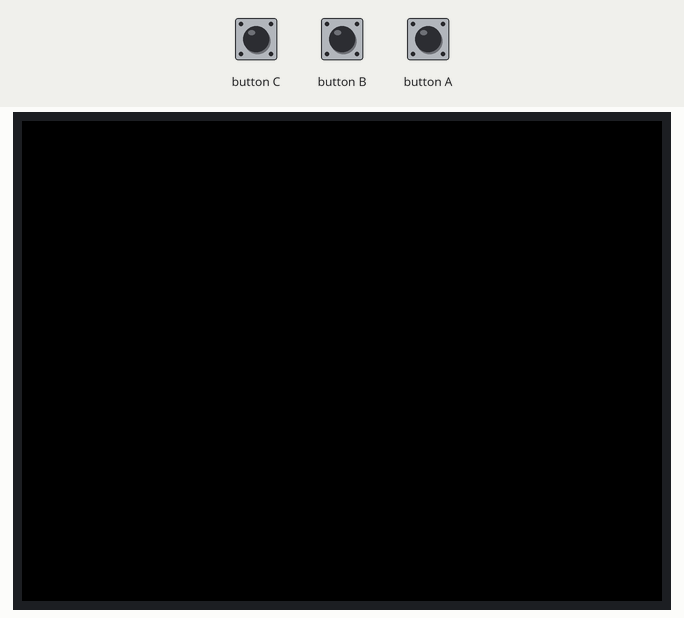
This program was run on a simulated ESP32. On the bench: 320×240 colour display. Inputs (shaded band) come from the test bench.

Above: at 1.3 s.
1.4 s: button A pressed for 1 s
At 1.8 s:
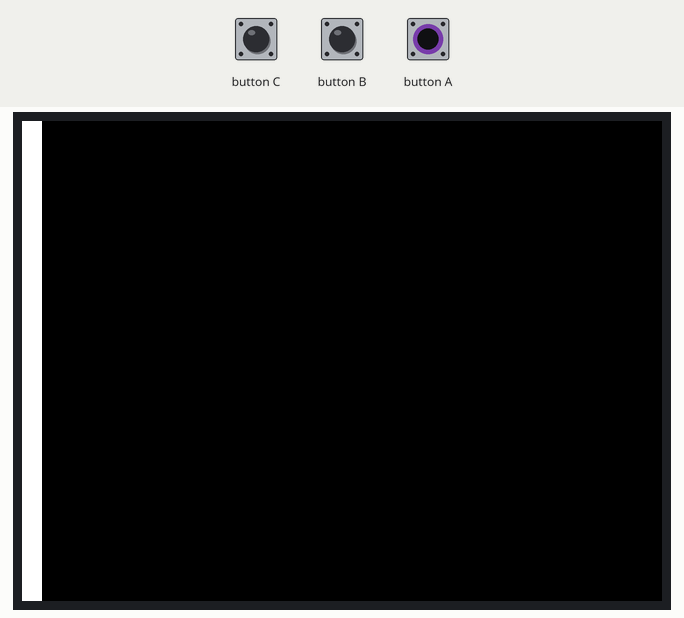
4.4 s: button A pressed for 3.2 s
At 5.49 s:
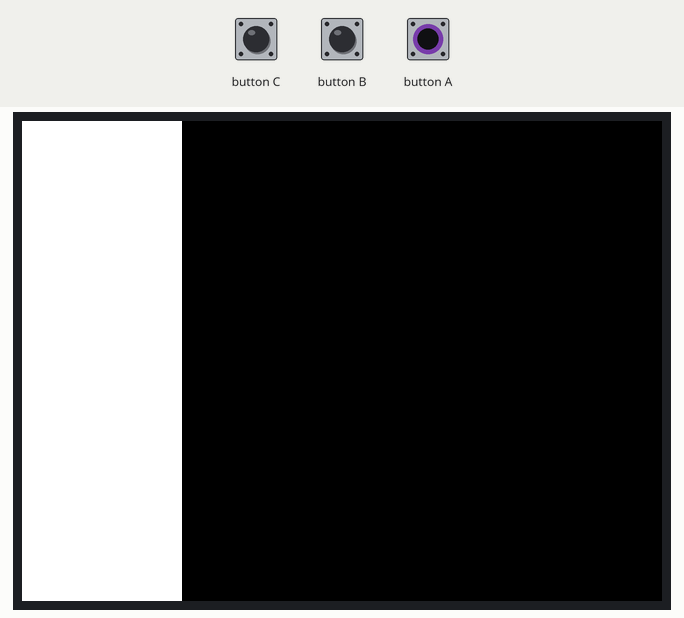
Timing chart, 0 to 7.4 s (numbered marks = the images above; inputs shaded):
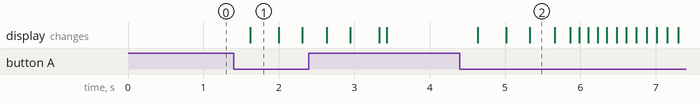

The program:

main.cpp
```cpp
#include <M5Stack.h>

int rect_width = 0;
bool pressing = false;

void setup() { M5.begin(); }

void loop() {
  M5.update();
  M5.Lcd.clear(BLACK);
  M5.Lcd.fillRect(0, 0, rect_width, 240, WHITE);
  // M5.Lcd.fillRect(rect_width, 0, 320 - rect_width, 240, BLACK);

  // M5.BtnA.wasPressed() はボタンを押したときに1度しかtrueにならないので、
  // pressingというフラグを立てる。
  if (M5.BtnA.wasPressed()) {
    pressing = true;
  }
  if (M5.BtnA.wasReleased()) {
    pressing = false;
  }

  if (pressing) {
    rect_width += 10;
  } else {
    rect_width -= 10;
  }

  rect_width = constrain(rect_width, 0, 320);
  delay(10);
}
```

Measured:
- after the input at 1.4 s, the display: changes after 0.22 s (image 1)
- after the input at 4.4 s, the display: first changes after 0.24 s (image 2 shows a later state)
